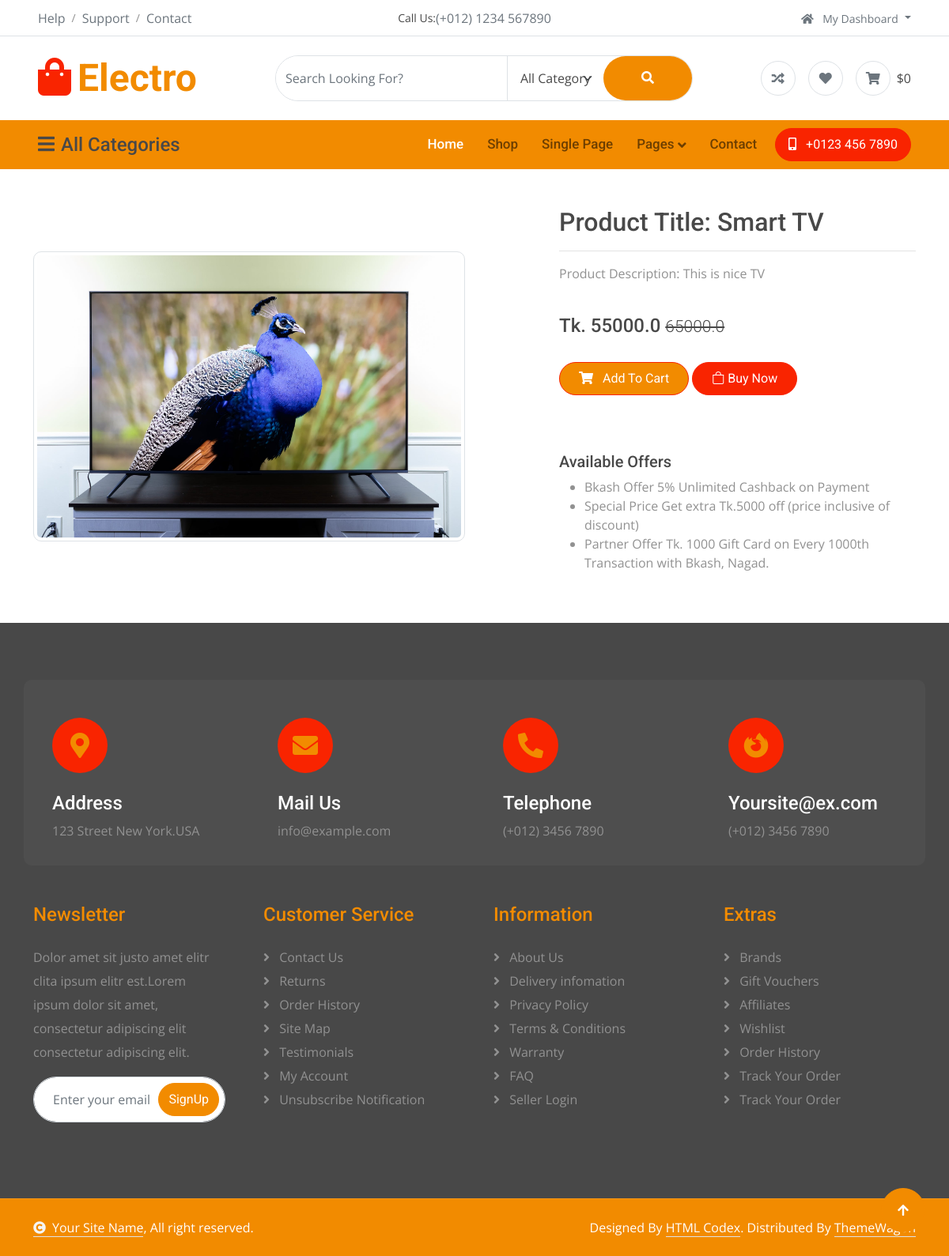
Page /product/9 on the committed database.
### Shop/models.py (models this page shows, shortened)
class Product(models.Model):
    product_name = models.CharField(max_length=100)
    selling_price = models.FloatField()
    discounted_price = models.FloatField()
    description = models.TextField()
    brand = models.CharField(max_length=100)
    category = models.CharField(choices=CATEGORY_CHOICES,max_length=5)
    product_image = models.ImageField(upload_to='productimg')
    product_status = models.TextField()

### Shop/views.py (the view)
# urls.py: path('product/<int:pk>', views.ProductDetailsView.as_view(), name= 'show_product_details'),
class ProductDetailsView(View):
    def get(self, request, pk):
        productDetails = Product.objects.get(pk=pk)
        item_already_in_cart = False # this portion is added for prevent duplicate value in cart
        if request.user.is_authenticated:
            item_already_in_cart = Cart.objects.filter(Q(product = productDetails.id) & Q(user = request.user))
        totalItem = 0
        if request.user.is_authenticated:
            totalItem = len(Cart.objects.filter(user = request.user))
        return render(request, 'Shop/productdetails.html', {'productD': productDetails, "item_already_in_cart": item_already_in_cart, 'totalItem': totalItem})

### Shop/templates/Shop/productdetails.html (shortened to what this page needs)
{% extends 'Shop/base.html' %}
{% load static %}
{% block main-content %}
<div class="container my-5">
    <div class="row">
        <div class="col-sm-6 text-center align-self-center">
            <img src="{{productD.product_image.url}}" alt="" class="img-fluid img-thumbnail">
        </div>
        <div class="col-sm-5 offset-sm-1">
            <h2>Product Title: {{productD.product_name}}</h2>
            <hr>
            <p>Product Description: {{productD.description}}</p> <br>
            <h4>Tk. {{productD.discounted_price}} <small class="fw-light text-decoration-line-through">{{productD.selling_price}}</small></h4> <br>
            {% if item_already_in_cart %}
              <a href="{% url 'showinCart' %}" class="btn btn-warning  px-5 py-2 ms-4">Go to cart</a>
            {% else %}
            <form action="/addcart" class="d-inline">
                <button type="Submit" class="btn btn-primary border-secondary rounded-pill py-2 px-4 mb-4"><i class="fas fa-shopping-cart me-2"></i> Add To Cart</button>
            </form>
            {% endif %}
            <a href="" class="btn btn-secondary border-secondary rounded-pill py-2 px-4 mb-4"><i class="bi bi-bag"></i> Buy Now</a>
            <h5 class="mt-5">Available Offers</h5>
            <ul>
                <li>Bkash Offer 5% Unlimited Cashback on Payment</li>
                <li>Special Price Get extra Tk.5000 off (price inclusive of discount)</li>
                <li>Partner Offer Tk. 1000 Gift Card on Every 1000th Transaction with Bkash, Nagad.</li>
            </ul>
        </div>
    </div>
</div>
{% endblock main-content %}

### Shop/static/Shop/css/style.css (style rules this page uses)
.btn { font-weight: 600; transition: .5s; }
.btn.btn-primary { background: var(--bs-primary) !important; color: var(--bs-white) !important; font-family: 'Roboto', sans-serif; font-weight: 400; transition: 0.5s; }
.btn.btn-secondary { background: var(--bs-secondary) !important; color: var(--bs-white); font-family: 'Roboto', sans-serif; font-weight: 400; border: 1px solid var(--bs-secondary); transition: 0.5s; }

### rows in the picture
Product: product_image (picture), product_name "Smart TV", description "This is nice TV", discounted_price "55000.0", selling_price "65000.0"

### other values in the picture
{{ totalItem }} "0"
